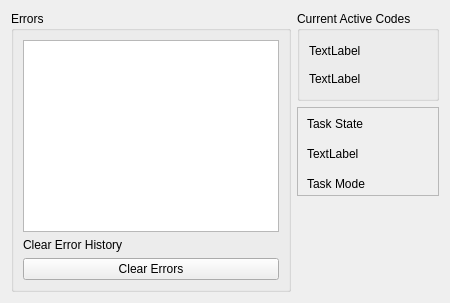
      <widget class="QWidget" name="status_tab">
       <attribute name="title">
        <string>Status</string>
       </attribute>
       <layout class="QGridLayout" name="gridLayout_10">
        <item row="0" column="0" rowspan="3">
         <widget class="QGroupBox" name="groupBox_2">
          <property name="title">
           <string>Errors</string>
          </property>
          <layout class="QGridLayout" name="gridLayout_11">
           <item row="1" column="0">
            <widget class="QLabel" name="label_17">
             <property name="text">
              <string>Clear Error History</string>
             </property>
            </widget>
           </item>
           <item row="2" column="0">
            <widget class="QPushButton" name="clear_error_history_pb">
             <property name="text">
              <string>Clear Errors</string>
             </property>
            </widget>
           </item>
           <item row="0" column="0">
            <widget class="QPlainTextEdit" name="errors_pte"/>
           </item>
          </layout>
         </widget>
        </item>
        <item row="0" column="1" colspan="2">
         <widget class="QGroupBox" name="groupBox_3">
          <property name="title">
           <string>Current Active Codes</string>
          </property>
          <layout class="QVBoxLayout" name="verticalLayout_3">
           <item>
            <widget class="QLabel" name="gcodes_lb">
             <property name="text">
              <string>TextLabel</string>
             </property>
             <property name="wordWrap">
              <bool>true</bool>
             </property>
            </widget>
           </item>
           <item>
            <widget class="QLabel" name="mcodes_lb">
             <property name="text">
              <string>TextLabel</string>
             </property>
            </widget>
           </item>
          </layout>
         </widget>
        </item>
        <item row="2" column="1">
         <spacer name="horizontalSpacer_4">
          <property name="orientation">
           <enum>Qt::Horizontal</enum>
          </property>
          <property name="sizeHint" stdset="0">
           <size>
            <width>40</width>
            <height>20</height>
           </size>
          </property>
         </spacer>
        </item>
        <item row="1" column="1" colspan="2">
         <widget class="QFrame" name="frame_6">
          <property name="frameShape">
           <enum>QFrame::StyledPanel</enum>
          </property>
          <property name="frameShadow">
           <enum>QFrame::Raised</enum>
          </property>
          <widget class="QLabel" name="task_mode_lb">
           <property name="geometry">
            <rect>
             <x>10</x>
             <y>90</y>
             <width>131</width>
             <height>34</height>
            </rect>
           </property>
           <property name="text">
            <string>TextLabel</string>
           </property>
          </widget>
          <widget class="QLabel" name="label_8">
           <property name="geometry">
            <rect>
             <x>10</x>
             <y>60</y>
             <width>151</width>
             <height>34</height>
            </rect>
           </property>
           <property name="text">
            <string>Task Mode</string>
           </property>
          </widget>
          <widget class="QLabel" name="label_7">
           <property name="geometry">
            <rect>
             <x>10</x>
             <y>0</y>
             <width>151</width>
             <height>34</height>
            </rect>
           </property>
           <property name="text">
            <string>Task State</string>
           </property>
          </widget>
          <widget class="QLabel" name="task_state_lb">
           <property name="geometry">
            <rect>
             <x>10</x>
             <y>30</y>
             <width>131</width>
             <height>34</height>
            </rect>
           </property>
           <property name="text">
            <string>TextLabel</string>
           </property>
          </widget>
          <widget class="QLabel" name="motion_mode_lb">
           <property name="geometry">
            <rect>
             <x>180</x>
             <y>90</y>
             <width>151</width>
             <height>34</height>
            </rect>
           </property>
           <property name="text">
            <string>TextLabel</string>
           </property>
          </widget>
          <widget class="QLabel" name="interp_state_lb">
           <property name="geometry">
            <rect>
             <x>180</x>
             <y>30</y>
             <width>151</width>
             <height>34</height>
            </rect>
           </property>
           <property name="text">
            <string>TextLabel</string>
           </property>
          </widget>
          <widget class="QLabel" name="label_22">
           <property name="geometry">
            <rect>
             <x>180</x>
             <y>60</y>
             <width>131</width>
             <height>34</height>
            </rect>
           </property>
           <property name="text">
            <string>Motion</string>
           </property>
          </widget>
          <widget class="QLabel" name="label_18">
           <property name="geometry">
            <rect>
             <x>180</x>
             <y>0</y>
             <width>151</width>
             <height>34</height>
            </rect>
           </property>
           <property name="text">
            <string>Interp State</string>
           </property>
          </widget>
         </widget>
        </item>
       </layout>
      </widget>
